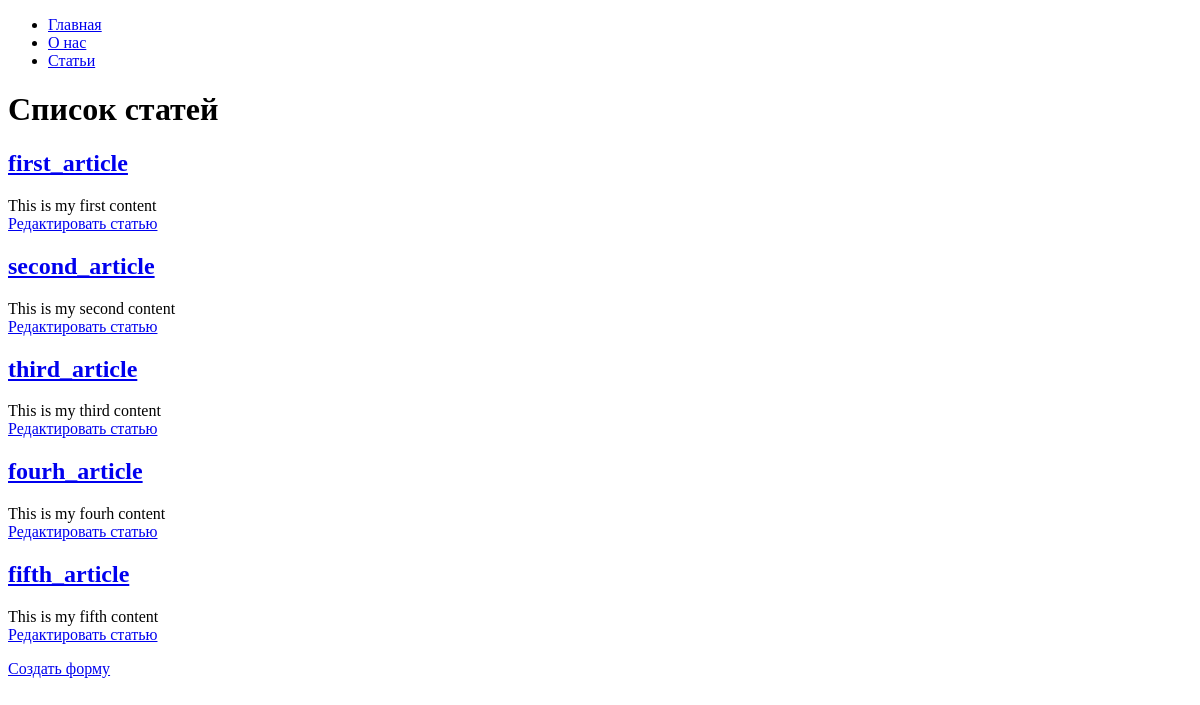
The page /articles/ on the database as committed earlier.
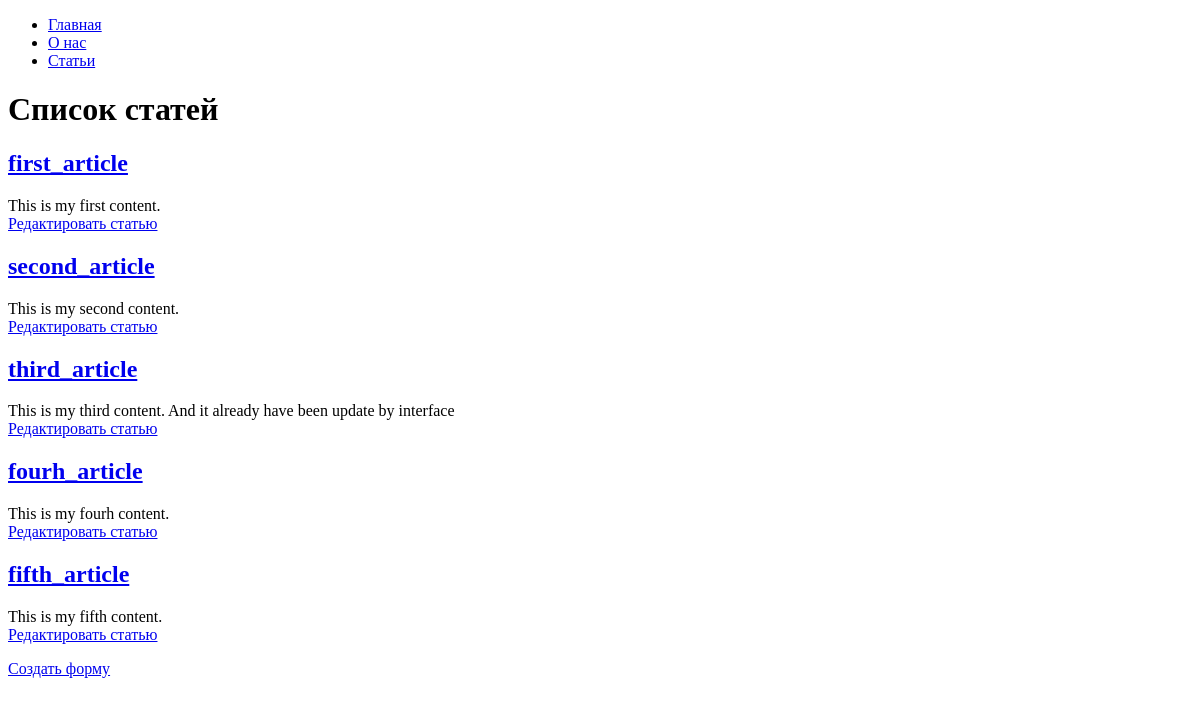
The same page on the database as committed later.
### hexlet_django_blog/article/models.py (models this page shows, shortened)
class Article(models.Model):
    name = models.CharField(max_length=200) # название статьи
    body = models.TextField() # тело статьи
    created_at = models.DateTimeField(auto_now_add=True)
    updated_at = models.DateTimeField(auto_now=True)

### hexlet_django_blog/article/views.py (the view)
# urls.py: path('', IndexView.as_view(), name='articles'),
class IndexView(View):
    def get(self, request, *args, **kwargs):
        articles = Article.objects.all()[:15]
        return render(request, 'articles/index.html', context={'articles': articles,})

### hexlet_django_blog/article/templates/articles/index.html (shortened to what this page needs)
{% extends "base.html" %}
{% block content %}
    <h1>Список статей</h1>
    {% for article in articles %}
        <h2><a href="{% url 'current_article' id=article.id %}">{{ article.name }}</a></h2>
        <div>{{ article.body|slice:":200" }}</div>
        <a href="{% url 'articles_update' id=article.id %}">Редактировать статью</a>
    {% endfor %}
<p><a href="{% url 'articles_create' %}">Создать форму</a></p>
{% endblock %}

### hexlet_django_blog/templates/base.html (shortened to what this page needs)
<!DOCTYPE html>
<html lang="en">
<head>
</head>
<body>
<div id="sidebar">
    {% block sidebar %}
        <ul>
            <li><a href="/">Главная</a></li>
            <li><a href="/about/">О нас</a></li>
            <li><a href="/articles/">Статьи</a></li>
        </ul>
    {% endblock %}
</div>
<div id="content">
    {% block content %}{% endblock %}
</div>
</body>
</html>

Rows that differ between the two databases and show on the page:
changed Article "first_article": body "This is my first content" → "This is my first content."
changed Article "second_article": body "This is my second content" → "This is my second content."
changed Article "third_article": body "This is my third content" → "This is my third content. And it already have been update by interface"
changed Article "fourh_article": body "This is my fourh content" → "This is my fourh content."
changed Article "fifth_article": body "This is my fifth content" → "This is my fifth content."
